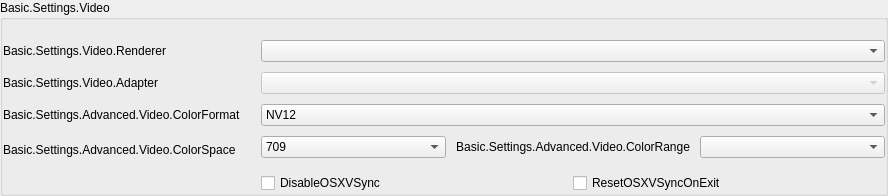
                  <widget class="QGroupBox" name="advancedVideoContainer">
                   <property name="title">
                    <string>Basic.Settings.Video</string>
                   </property>
                   <property name="uistep" stdset="0">
                    <string notr="true">Video</string>
                   </property>
                   <layout class="QFormLayout" name="formLayout_14">
                    <property name="fieldGrowthPolicy">
                     <enum>QFormLayout::AllNonFixedFieldsGrow</enum>
                    </property>
                    <property name="labelAlignment">
                     <set>Qt::AlignLeading|Qt::AlignLeft|Qt::AlignVCenter</set>
                    </property>
                    <property name="horizontalSpacing">
                     <number>20</number>
                    </property>
                    <property name="verticalSpacing">
                     <number>10</number>
                    </property>
                    <property name="leftMargin">
                     <number>0</number>
                    </property>
                    <property name="topMargin">
                     <number>20</number>
                    </property>
                    <property name="rightMargin">
                     <number>0</number>
                    </property>
                    <property name="bottomMargin">
                     <number>0</number>
                    </property>
                    <item row="0" column="0">
                     <widget class="QLabel" name="rendererLabel">
                      <property name="sizePolicy">
                       <sizepolicy hsizetype="Preferred" vsizetype="Expanding">
                        <horstretch>0</horstretch>
                        <verstretch>0</verstretch>
                       </sizepolicy>
                      </property>
                      <property name="text">
                       <string>Basic.Settings.Video.Renderer</string>
                      </property>
                      <property name="alignment">
                       <set>Qt::AlignLeading|Qt::AlignLeft|Qt::AlignVCenter</set>
                      </property>
                      <property name="wordWrap">
                       <bool>true</bool>
                      </property>
                      <property name="buddy">
                       <cstring>renderer</cstring>
                      </property>
                      <property name="useFor" stdset="0">
                       <string notr="true">FormLabelRole</string>
                      </property>
                     </widget>
                    </item>
                    <item row="0" column="1">
                     <widget class="PLSComboBox" name="renderer">
                      <property name="currentText">
                       <string notr="true"/>
                      </property>
                      <property name="uistep" stdset="0">
                       <string notr="true">Renderer</string>
                      </property>
                     </widget>
                    </item>
                    <item row="1" column="0">
                     <widget class="QLabel" name="adapterLabel">
                      <property name="sizePolicy">
                       <sizepolicy hsizetype="Preferred" vsizetype="Expanding">
                        <horstretch>0</horstretch>
                        <verstretch>0</verstretch>
                       </sizepolicy>
                      </property>
                      <property name="text">
                       <string>Basic.Settings.Video.Adapter</string>
                      </property>
                      <property name="alignment">
                       <set>Qt::AlignLeading|Qt::AlignLeft|Qt::AlignVCenter</set>
                      </property>
                      <property name="wordWrap">
                       <bool>true</bool>
                      </property>
                      <property name="buddy">
                       <cstring>adapter</cstring>
                      </property>
                      <property name="useFor" stdset="0">
                       <string notr="true">FormLabelRole</string>
                      </property>
                     </widget>
                    </item>
                    <item row="1" column="1">
                     <widget class="PLSComboBox" name="adapter">
                      <property name="enabled">
                       <bool>false</bool>
                      </property>
                      <property name="currentText">
                       <string notr="true"/>
                      </property>
                      <property name="uistep" stdset="0">
                       <string notr="true">Adapter</string>
                      </property>
                     </widget>
                    </item>
                    <item row="2" column="0">
                     <widget class="QLabel" name="label_30">
                      <property name="sizePolicy">
                       <sizepolicy hsizetype="Preferred" vsizetype="Expanding">
                        <horstretch>0</horstretch>
                        <verstretch>0</verstretch>
                       </sizepolicy>
                      </property>
                      <property name="text">
                       <string>Basic.Settings.Advanced.Video.ColorFormat</string>
                      </property>
                      <property name="alignment">
                       <set>Qt::AlignLeading|Qt::AlignLeft|Qt::AlignVCenter</set>
                      </property>
                      <property name="wordWrap">
                       <bool>true</bool>
                      </property>
                      <property name="buddy">
                       <cstring>colorFormat</cstring>
                      </property>
                      <property name="useFor" stdset="0">
                       <string notr="true">FormLabelRole</string>
                      </property>
                     </widget>
                    </item>
                    <item row="2" column="1">
                     <widget class="PLSComboBox" name="colorFormat">
                      <property name="uistep" stdset="0">
                       <string notr="true">Color Format</string>
                      </property>
                      <item>
                       <property name="text">
                        <string notr="true">NV12</string>
                       </property>
                      </item>
                      <item>
                       <property name="text">
                        <string notr="true">I420</string>
                       </property>
                      </item>
                      <item>
                       <property name="text">
                        <string>I444</string>
                       </property>
                      </item>
                      <item>
                       <property name="text">
                        <string notr="true">RGB</string>
                       </property>
                      </item>
                     </widget>
                    </item>
                    <item row="3" column="0">
                     <widget class="QLabel" name="label_33">
                      <property name="sizePolicy">
                       <sizepolicy hsizetype="Preferred" vsizetype="Expanding">
                        <horstretch>0</horstretch>
                        <verstretch>0</verstretch>
                       </sizepolicy>
                      </property>
                      <property name="text">
                       <string>Basic.Settings.Advanced.Video.ColorSpace</string>
                      </property>
                      <property name="alignment">
                       <set>Qt::AlignLeading|Qt::AlignLeft|Qt::AlignVCenter</set>
                      </property>
                      <property name="wordWrap">
                       <bool>true</bool>
                      </property>
                      <property name="buddy">
                       <cstring>colorSpace</cstring>
                      </property>
                      <property name="useFor" stdset="0">
                       <string notr="true">FormLabelRole</string>
                      </property>
                     </widget>
                    </item>
                    <item row="5" column="1">
                     <layout class="QHBoxLayout" name="horizontalLayout_18">
                      <property name="leftMargin">
                       <number>0</number>
                      </property>
                      <property name="topMargin">
                       <number>0</number>
                      </property>
                      <property name="rightMargin">
                       <number>0</number>
                      </property>
                      <property name="bottomMargin">
                       <number>0</number>
                      </property>
                      <item>
                       <widget class="QCheckBox" name="disableOSXVSync">
                        <property name="text">
                         <string>DisableOSXVSync</string>
                        </property>
                       </widget>
                      </item>
                      <item>
                       <widget class="QCheckBox" name="resetOSXVSync">
                        <property name="text">
                         <string>ResetOSXVSyncOnExit</string>
                        </property>
                       </widget>
                      </item>
                     </layout>
                    </item>
                    <item row="3" column="1">
                     <layout class="QVBoxLayout" name="verticalLayout_30" stretch="1">
                      <property name="spacing">
                       <number>0</number>
                      </property>
                      <property name="leftMargin">
                       <number>0</number>
                      </property>
                      <property name="bottomMargin">
                       <number>5</number>
                      </property>
                      <item>
                       <layout class="QHBoxLayout" name="horizontalLayout_20" stretch="0,1,0">
                        <property name="spacing">
                         <number>10</number>
                        </property>
                        <property name="leftMargin">
                         <number>0</number>
                        </property>
                        <property name="topMargin">
                         <number>0</number>
                        </property>
                        <property name="rightMargin">
                         <number>0</number>
                        </property>
                        <property name="bottomMargin">
                         <number>0</number>
                        </property>
                        <item>
                         <widget class="PLSComboBox" name="colorSpace">
                          <property name="minimumSize">
                           <size>
                            <width>185</width>
                            <height>0</height>
                           </size>
                          </property>
                          <property name="maximumSize">
                           <size>
                            <width>185</width>
                            <height>16777215</height>
                           </size>
                          </property>
                          <property name="uistep" stdset="0">
                           <string notr="true">Color Space</string>
                          </property>
                          <item>
                           <property name="text">
                            <string notr="true">709</string>
                           </property>
                          </item>
                          <item>
                           <property name="text">
                            <string notr="true">601</string>
                           </property>
                          </item>
                         </widget>
                        </item>
                        <item>
                         <widget class="QLabel" name="label_34">
                          <property name="sizePolicy">
                           <sizepolicy hsizetype="Expanding" vsizetype="Preferred">
                            <horstretch>0</horstretch>
                            <verstretch>0</verstretch>
                           </sizepolicy>
                          </property>
                          <property name="text">
                           <string>Basic.Settings.Advanced.Video.ColorRange</string>
                          </property>
                          <property name="alignment">
                           <set>Qt::AlignRight|Qt::AlignTrailing|Qt::AlignVCenter</set>
                          </property>
                          <property name="buddy">
                           <cstring>colorRange</cstring>
                          </property>
                          <property name="useFor" stdset="0">
                           <string notr="true">FormLabelRole</string>
                          </property>
                         </widget>
                        </item>
                        <item>
                         <widget class="PLSComboBox" name="colorRange">
                          <property name="minimumSize">
                           <size>
                            <width>185</width>
                            <height>0</height>
                           </size>
                          </property>
                          <property name="maximumSize">
                           <size>
                            <width>185</width>
                            <height>16777215</height>
                           </size>
                          </property>
                          <property name="uistep" stdset="0">
                           <string notr="true">Color Range</string>
                          </property>
                         </widget>
                        </item>
                       </layout>
                      </item>
                     </layout>
                    </item>
                   </layout>
                  </widget>
